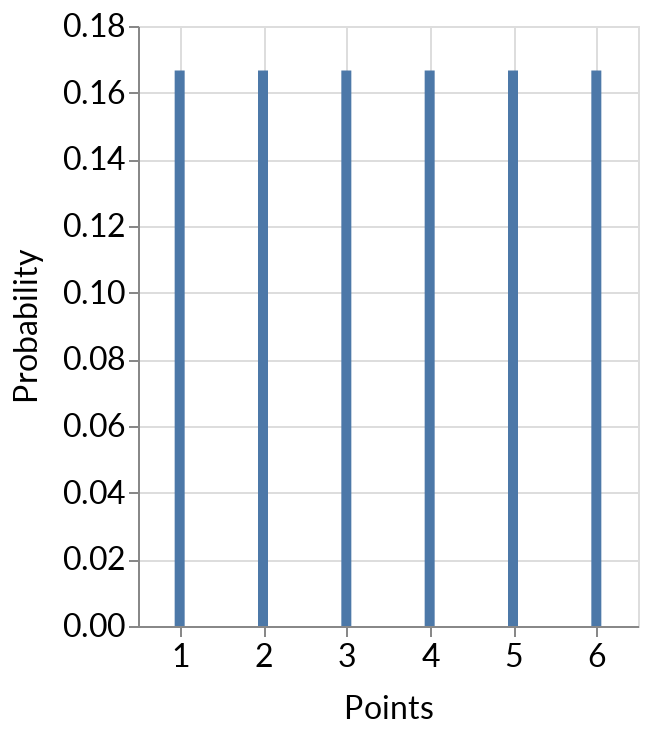

Notebook cell for this chart:
### Code cell
# plot parameters
n_dice = distribution_parameter(
    min=1,
    max=n_max,
    step=1,
    init_value=1,
    name='Dice'
)
measure_dropdown = alt.binding_select(
    options=['Sum of Points', 'Points per Die'], 
    name='Measure:'
)
selection = alt.selection_single(
    bind=measure_dropdown, 
    fields=['Measure'], 
    init=dict(Measure = 'Sum of Points')
)

# chart base
chart = alt.Chart(
    dice_sum_df
).mark_bar().encode(
    x=alt.X('Value:Q', title='Points'),
    y='Probability:Q'
)
# add parameters & filters
chart_with_parameters(
    chart,
    n_dice=n_dice,
).transform_filter(
    +alt.datum.Dice == +n_dice.value,
).transform_fold(
    # transform the two measure columns to long format
    # i.e. measure denotes from which column the value came
    ['Sum of Points', 'Points per Die'],
    as_=['Measure', 'Value']
).add_selection(
    selection
).transform_filter(
    selection
).properties(
    width=250
).display(renderer='svg')

### Figure 1 — Vega-Lite specification as saved in the notebook (floating-point values rounded to 4 significant figures; data arrays with more than 128 entries replaced by an {"elided": "..."} marker saying what was removed)
{"config": {"title": {"fontSize": 24.0, "font": ["Lato", "Helvetica Neue", "Helvetica", "Arial", "Sans Serif"], "fontWeight": "normal"}, "axisX": {"labelFont": ["Lato", "Helvetica Neue", "Helvetica", "Arial", "Sans Serif"], "labelFontSize": 16, "titleFont": ["Lato", "Helvetica Neue", "Helvetica", "Arial", "Sans Serif"], "titleFontSize": 16, "titleFontWeight": "normal", "titlePadding": 10}, "axisY": {"labelFont": ["Lato", "Helvetica Neue", "Helvetica", "Arial", "Sans Serif"], "labelFontSize": 16, "titleFont": ["Lato", "Helvetica Neue", "Helvetica", "Arial", "Sans Serif"], "titleFontSize": 16, "titleFontWeight": "normal", "titlePadding": 10}, "legend": {"labelFont": ["Lato", "Helvetica Neue", "Helvetica", "Arial", "Sans Serif"], "labelFontSize": 16, "titleFont": ["Lato", "Helvetica Neue", "Helvetica", "Arial", "Sans Serif"], "titleFontSize": 16, "titleFontWeight": "normal"}, "text": {"font": ["Lato", "Helvetica Neue", "Helvetica", "Arial", "Sans Serif"], "fontSize": 14.4}}, "data": {"name": "data-76027f744c8aaba00299726100658a03"}, "mark": "bar", "encoding": {"x": {"type": "quantitative", "field": "Value", "title": "Points"}, "y": {"type": "quantitative", "field": "Probability"}}, "selection": {"selector009": {"type": "single", "bind": {"input": "range", "min": 1, "max": 7, "step": 1, "name": "Dice"}, "init": {"value": 1}}, "selector010": {"type": "single", "bind": {"input": "select", "options": ["Sum of Points", "Points per Die"], "name": "Measure:"}, "fields": ["Measure"], "init": {"Measure": "Sum of Points"}}}, "transform": [{"calculate": "selector009.value", "as": "n_dice"}, {"filter": "((+datum.Dice) === (+selector009.value))"}, {"fold": ["Sum of Points", "Points per Die"], "as": ["Measure", "Value"]}, {"filter": {"selection": "selector010"}}], "width": 250, "$schema": "https://vega.github.io/schema/vega-lite/v4.8.1.json", "datasets": {"data-76027f744c8aaba00299726100658a03": {"elided": "294 records"}}}
